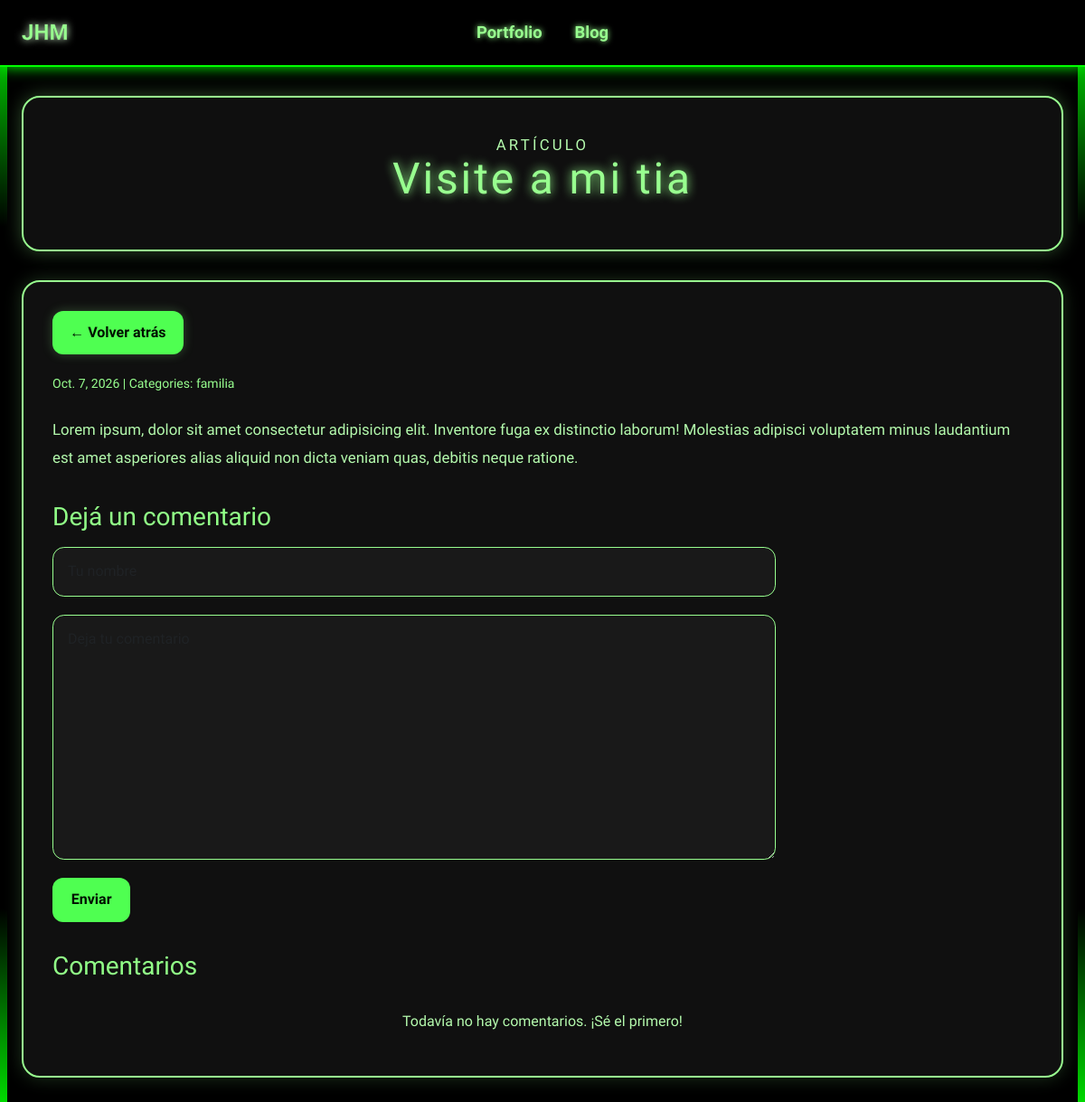
Page /blog/post/3/ on the earlier database version.
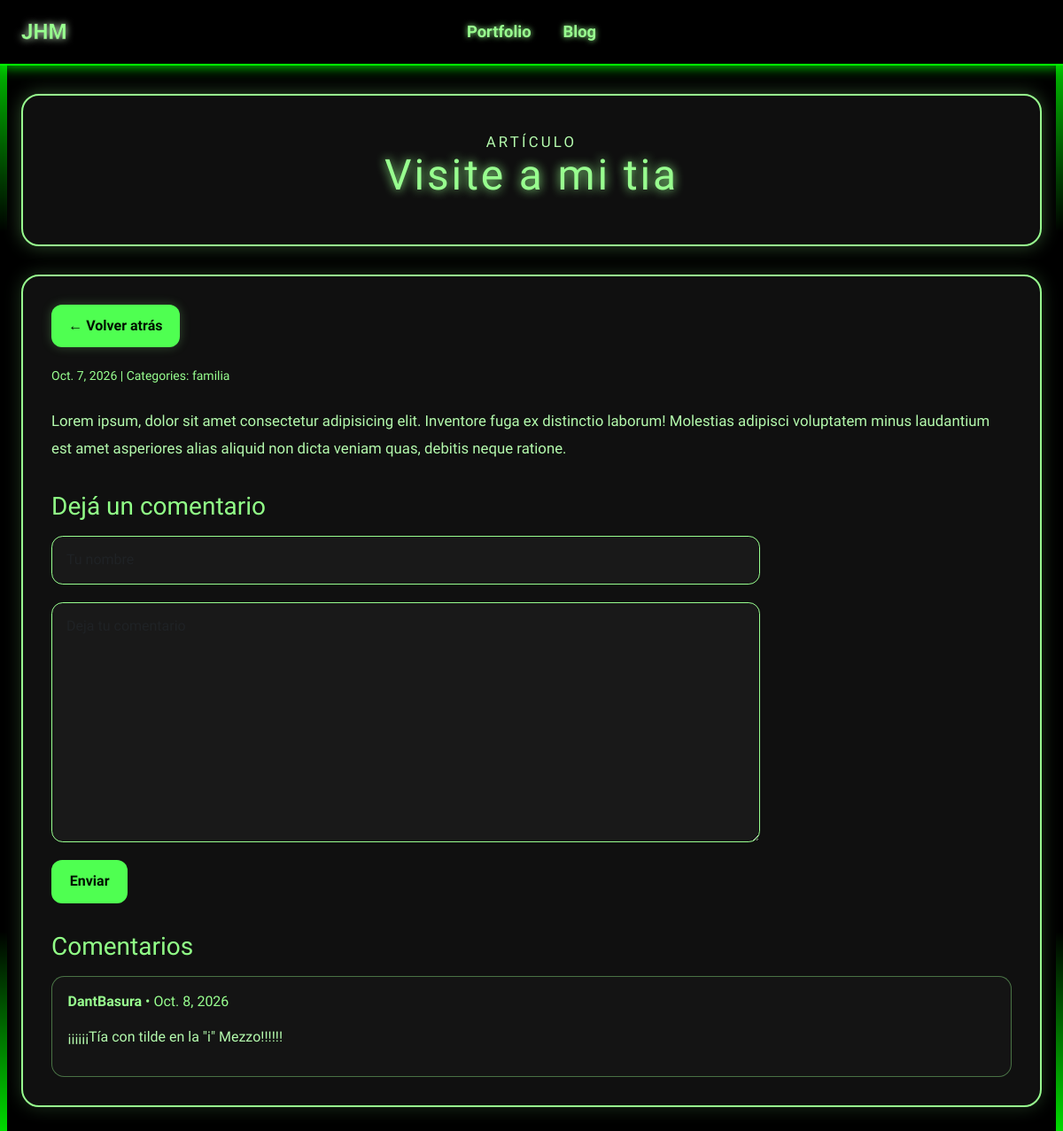
Same page on the later database version.
### blog/models.py (models this page shows, shortened)
class Post(models.Model):
    title = models.CharField(max_length=255)
    body = models.TextField()
    created_on = models.DateTimeField(auto_now_add=True)
    last_modified = models.DateTimeField(auto_now=True)
    categories = models.ManyToManyField("Category", related_name="posts")
    image = models.ImageField(upload_to="blog_images/", null=True, blank=True)

class Category(models.Model):
    name = models.CharField(max_length=30)
    class Meta:
        verbose_name_plural = "categories"

class Comment(models.Model):
    author = models.CharField(max_length=60)
    body = models.TextField()
    created_on = models.DateTimeField(auto_now_add=True)
    post = models.ForeignKey("Post", on_delete=models.CASCADE)

### blog/views.py (the view)
# urls.py: path("post/<int:pk>/", views.blog_detail, name="blog_detail"),
def blog_detail(request, pk):
    post = Post.objects.get(pk=pk)
    comments = Comment.objects.filter(post=post).order_by("-created_on")
    if request.method == "POST":
        form = CommentForm(request.POST)
        if form.is_valid():
            Comment.objects.create(
                author=form.cleaned_data["author"],
                body=form.cleaned_data["body"],
                post=post,
            )
            return redirect("blog_detail", pk=post.pk)
    else:
        form = CommentForm()
    context = {
        "post": post,
        "comments": comments,
        "form": form,
    }
    return render(request, "blog/detail.html", context)

### blog/forms.py
class CommentForm(forms.Form):
    author = forms.CharField(
        max_length=60,
        widget=forms.TextInput(
            attrs={"class": "form-control", "placeholder": "Tu nombre"}
        ),
    )
    body = forms.CharField(
        widget=forms.Textarea(
            attrs={"class": "form-control", "placeholder": "Deja tu comentario"}
        )
    )

### blog/templates/blog/detail.html (shortened to what this page needs)
{% extends "blog/base.html" %}
{% block page_title %}
    <header class="blog-hero blog-article-hero">
        <p class="eyebrow">Artículo</p>
        <h1>{{ post.title }}</h1>
    </header>
{% endblock page_title %}
{% block page_content %}
    <article class="post-detail">
        <div class="back-link-wrap">
            <a href="javascript:history.back()" class="back-link">← Volver atrás</a>
        </div>
        <div class="post-meta">
            <small>
                {{ post.created_on.date }} | Categories:
                {% for category in post.categories.all %}
                    <a href="{% url 'blog_category' category.name %}">
                        {{ category.name }}
                    </a>
                {% endfor %}
            </small>
        </div>
        <div class="post-body">
            {{ post.body|linebreaks }}
        </div>
        <section class="comment-section">
            <h3>Dejá un comentario</h3>
            <form method="post" class="comment-form">
                <div class="form-group">
                    {{ form.author }}
                </div>
                <div class="form-group">
                    {{ form.body }}
                </div>
                <button type="submit" class="project-link submit-btn">Enviar</button>
            </form>
        </section>
        <section class="comment-list">
            <h3>Comentarios</h3>
            {% for comment in comments %}
                <div class="comment-item">
                    <p class="comment-header">
                        <strong>{{ comment.author }}</strong>
                        <span>• {{ comment.created_on.date }}</span>
                    </p>
                    <p>{{ comment.body|linebreaks }}</p>
                </div>
            {% empty %}
                <p class="empty-state">Todavía no hay comentarios. ¡Sé el primero!</p>
            {% endfor %}
        </section>
    </article>
{% endblock page_content %}

### blog/templates/blog/base.html (shortened to what this page needs)
{% load static %}
<!DOCTYPE html>
<html lang="es">
<head>
    <link href="https://cdn.jsdelivr.net/npm/bootstrap@5.3.8/dist/css/bootstrap.min.css" rel="stylesheet">
    <link rel="stylesheet" href="{% static 'blog.css' %}">
</head>
<body>
    <nav class="navbar navbar-expand-lg top-navbar">
        <div class="container-fluid">
            <div class="logo-brand" onclick="ChangeMode()">JHM</div>
            <div class="collapse navbar-collapse" id="navbarNavAltMarkup">
                <div class="navbar-nav">
                    <a class="nav-link" href="{% url 'index' %}">Portfolio</a>
                    <a class="nav-link" href="{% url 'blog_index' %}">Blog</a>
                </div>
            </div>
        </div>
    </nav>
    <div class="container-fluid page-layout bordes-verdes blog-shell">
        <main class="blog-content">
            {% block page_title %}{% endblock page_title %}
            {% block page_content %}{% endblock page_content %}
        </main>
    </div>
</body>
</html>

Differences in the rows shown:
added Comment: author "DantBasura", created_on "Oct. 8, 2026", body "¡¡¡¡¡¡Tía con tilde en la \"i\" Mezzo!!!!!!"
Other differences:
text no longer shown: "Todavía no hay comentarios. ¡Sé el primero!"
